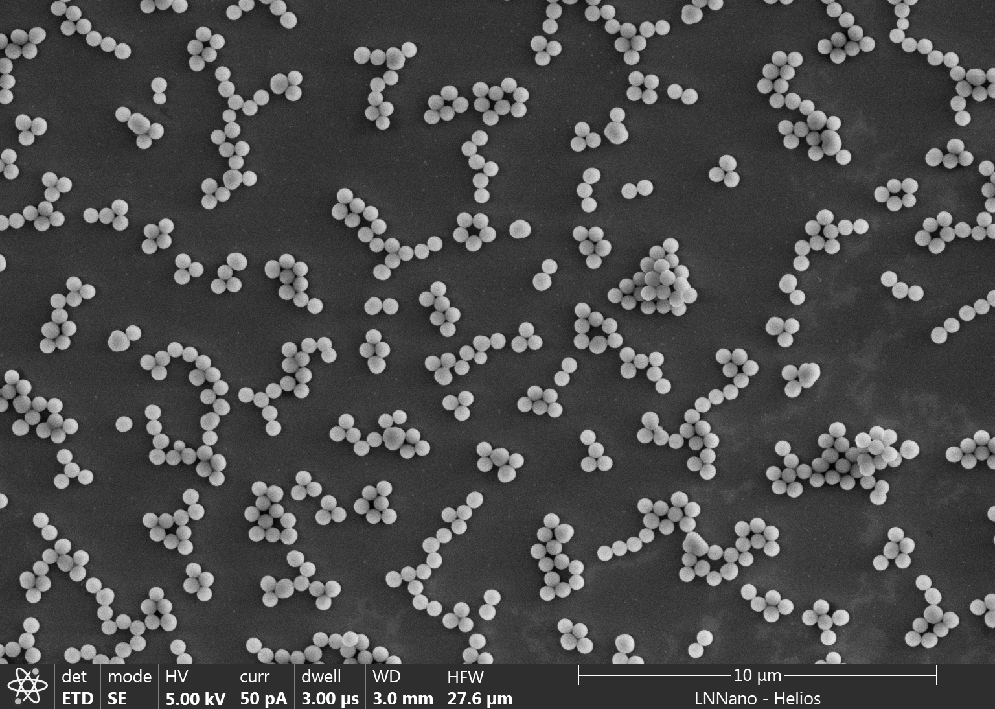
#> input picture Imagem_Filtros/Nano_Sips/images/GC_05.tif, 995 x 709 px, shrunk from 1536 x 1094 before the run, found by its file name
$ jupyter execute MEV-GC_05.ipynb
#> lines starting #> are read from the running program, lines starting #| are printed output that depends on the picture; after the words box and inside, x2 and y2 are one past the last pixel; in counts of white or black regions, pixels touching at a corner belong together; long printed decimals are rounded
# Obtenção de raio de nanopartículas de sílica de imagem de Microscópio Eletrônico de Varredura (MEV)

Nesta prática, vocês analisarão uma imagem de MEV, das nanopartículas de sílica que vocês sintetizaram e obtiveram as imagens no LNNano.

Para isso, utilizaremos a biblioteca OpenCV para Python.

O procedimento consiste no seguinte:
 - Abrir uma das imagens obtidas.
 - Aplicar um filtro para deixá-la em preto e branco.
 - Aplicar um filtro Gaussiano, para diminuir o ruído da imagem.
 - Então, com a função HoughCircles do OpenCV, são buscados círculos na imagem.
 - Por fim o arquivo original, com o filtro Gaussiano e outro com os círculos encontrados são mostrados.
 - **IMPORTANTE:** Para não travar seu Kernel, não feche as imagens no 'x', apenas aperte qualquer tecla do teclado quando a janela da imagem estiver ativa.

A seguir entramos em mais detalhes de cada passo a ser realizado.

## Filtro Gaussiano

Como a imagem tem duas dimensões, devemos aplicar um filtro Gaussiano 2D, que é definido pela seguinte expressão:

Basicamente um produto de duas funções Gaussianas, uma para *x* e uma para *y*. O parâmetro importante para ajustarmos é o desvio padrão, quanto maior o desvio, mais os pixels vizinhos serão misturados. Portanto, como há uma mistura de pixels vizinhos, isso leva a imagem a ficar borrada, como mostrado na figura abaixo:

Isso pode não parecer útil, pois o exemplo é dado com uma imagem nítida. Porém, se aplicarmos em uma imagem com ruído, que é o caso das imagens de microscopia eletrônica, isso passa a fazer mais sentido. Vejam o exemplo abaixo, para notarem como o ruído pode diminuir muito com o filtro Gaussiano:

Agora a imagem fica melhor de ser vista, pois não está mais pontilhada como a original. Para isso que utilizaremos o filtro nas imagens de MEV. Porém, não podemos aplicar um desvio padrão muito grande, pois assim perdemos detalhes e os contornos das nanopartículas não serão detectados. A biblioteca OpenCV, para ser mais eficiente, utiliza o método de gradiente de Hough,

## Encontrando os círculos

Para encontrarmos os círculos, basicamente precisamos tentar fazer um ajuste de círculos em todos os pontos da imagem. A equação de um círculo é a seguinte:

Nesta equação, *a* e *b* são o centro do círculo, *r* é o raio. Então, para cada ponto *(x,y)*, tentamos ajustar um círculo. Parece simples, mas é um processo exaustivo e demanda muitos recursos computacionais. A biblioteca OpenCV utiliza o método de gradiente de Hough, que acelera bastante o processo de detecção de círculos, o que tornou viável a sua aplicação. Para mais detalhes do método, confira este link: https://theailearner.com/tag/hough-gradient-method/

Agora, para aplicarmos este método, temos uma série de parâmetros a serem ajustados:

- dp: este parâmetro determina a resolução a ser utilizada, o utilizado no exemplo abaixo é 2.0, que significa que a metade a resolução original será utilizada. Pode ser contra intuitivo, mas, usar uma resolução menor ajuda na busca, tanto no custo computacional como na qualidade, pois muitos detalhes podem levar a encontrar círculos em locais onde não há círculos.
- minDist: Determina a distância mínima entre os círculos em pixels. Isso ajuda a não encontrar círculos sobrepostos, que também pode levar a encontrar círculos falsos. Porém, isso deve ser ajustado para cada imagem, pois algumas possuem nanopartículas sobrepostas.
- param1: Está relacionado ao algoritmo que detecta os contornos, quanto menor este número contornos mais fracos são encontrados, que leva a mais círculos. Devemos ajustar este parâmetro de acordo com a imagem a ser analisada.
- param2: Relacionado a seleção final dos círculos, novamente, quanto menor mais círculos são detectados, portando, deve ser ajustado para cada imagem.
- minRadius: É o raio mínimo, em pixels, dos círculos a serem detectados. Apenas uma inspeção visual na sua imagem deve lhe fornecer um valor. Notem que, se este valor for muito pequeno, círculos falsos podem ser detectados.
- maxRadius: Raio máximo em pixels. Novamente uma analise da imagem deve lhe dar uma ideia de que valor você está buscando.

Ótimo, portanto, vocês deverão ajustar estes valores para suas imagens, de modo a detectar os círculos que envolvam as suas nanopartículas. Brinquem com esses valores para obter algo que faça sentido. O código abaixo é um exemplo feito para nanopartículas de sílica com raio médio de 322 nm. Neste caso já foram ajustados os valores do desvio padrão do filtro Gaussiano e também os parâmetros da função HoughCircles, onde foram encontrados círculos representativos. Confira o código e então aplique para suas imagens.

[cell 1]
try:
    import cv2 as cv
except ModuleNotFoundError:
    import sys
    !{sys.executable} -m pip install opencv-python
    import cv2 as cv

import numpy as np
import pandas as pd

def main():
    filename = 'GC_05.tif' #Define o nome do arquivo da imagem a ser analisada.
    # Carrega a imagem
    orig = cv.imread(cv.samples.findFile(filename), cv.IMREAD_COLOR) #Salva na variável orig a imagem original.
#> orig is the input picture: shape (709, 995, 3); min 2, max 255, mean 75.1
    src = cv.imread(cv.samples.findFile(filename), cv.IMREAD_COLOR) #Salva a imagem que será manipulada na variável
                                                                    #src, assim temos a original e a manipulada
                                                                    #separadamente.

    gray = cv.cvtColor(src, cv.COLOR_BGR2GRAY) #Transforma a imagem em preto e branco.

    gray = cv.medianBlur(gray, 5) #Aplica o filtro Gaussiano, neste caso com um desvio padrão de 9 pixels.

    circles = cv.HoughCircles(gray,                       #Chama a função HoughCircles, na imagem filtrada.
                              method=cv.HOUGH_GRADIENT,   #Define o método Hough Gradient para buscar os círculos.
                              dp=2.2,                     #Utiliza metade da resolução para encontrar os círculos.
                              minDist=8,                 #Define uma distância mínima de 30 pixels entre os centros dos círculos.
                              param1=80,                 #Define o parâmetro a ser passado para o algoritmo de encontrar contornos.
                              param2=40,                  #Define o parâmetro para a definição final dos círculos.
                              minRadius=8,               #Define o raio mínimo dos círculos.
                              maxRadius=15)               #Define o raio máximo dos círculos.
#> circles = 85 rows, first 8: [375.1, 502.7, 13.72], [819.5, 141.9, 13.72], [548.9, 397.1, 8.88], [727.1, 163.9, 8.88], [808.5, 372.9, 11.3], [161.7, 238.7, 8.88], [460.9, 610.5, 8.88], [280.5, 84.7, 11.08]

    circle_inf = np.transpose(circles[0]) #Calcula a transposta das informações dos círculos, para
                                          #calcularmos a média e desvio padrão.

    df = pd.DataFrame(circle_inf[2], columns = ['Raios']) #Converte os raios para um dataframe.
#> df = table of 85 rows and 1 columns
    ax = df.plot.hist(bins=5, alpha=0.5) #Armazena no eixo ax o histograma de raios.
    ax.set_xlabel("Raio") #Define o rótulo do eixo-x.
    ax.set_ylabel("Contagem") #Define o rótulo do eixo-y.

    if circles is not None: #Caso círculos tenham sido encontrados, executa o código a seguir:
        print('O raio médio é de', np.average(circle_inf[2]), 'pixels') #Calcula e exibe o raio médio dos círculos.
#| O raio médio é de 9.706 pixels
        print('O desvio padrão do raio médio é de', np.std(circle_inf[2]), 'pixels') #Calcula e exibe o desvio
#| O desvio padrão do raio médio é de 1.559 pixels
                                                                                 #padrão dos raios dos círculos.
        circles = np.uint16(np.around(circles)) #Arredonda as informações dos círculos para inteiros e
#> circles = 85 rows, first 8: [375, 503, 14], [820, 142, 14], [549, 397, 9], [727, 164, 9], [808, 373, 11], [162, 239, 9], [461, 610, 9], [280, 85, 11]
                                                #transforma em uma variável inteira de 16 bits. Isso é
                                                #necessário, pois não existem valores não inteiros de pixels.
        for i in circles[0, :]: #Realiza um loop para todos os círculos encontrados.
            center = (i[0], i[1])  #Define o centro do círculo na variável center
            cv.circle(src, center, 1, (0, 100, 100), 2) #Aplica a variável center no cv.circle, para que
                                                        #o centro do círculo seja desenhado, o raio é definido
                                                        #como 1, para mostrar apenas um ponto no centro.
                                                        #A cor é definida na escala RGB, pelo vetor (0, 100, 100)
                                                        #A largura da linha é definida pelo último parâmetro
                                                        #neste caso 3 pixels.
            radius = i[2] #Define o raio do círculo na variável radius.
            cv.circle(src, center, radius, (255, 0, 255), 1) #Agora sim aplica-se o raio e o centro para desenhar
#> this loop made 85 passes
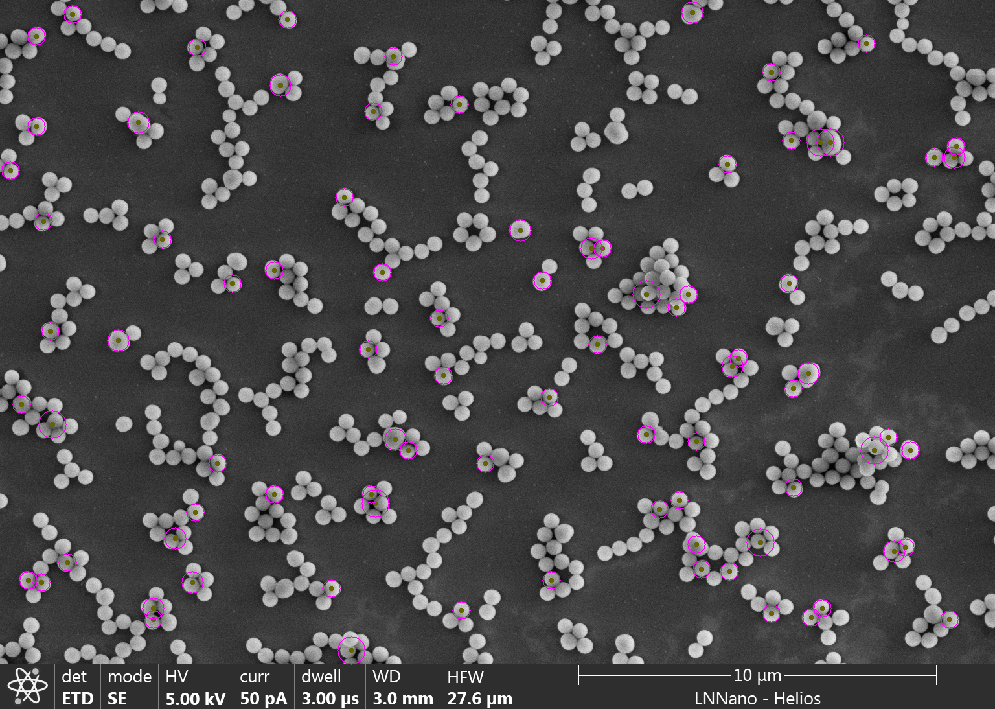
#> src: shape (709, 995, 3); 0.88% of pixels changed, all inside (x1, y1, x2, y2) = (1, 1, 966, 665)
                                                             #o círculo encontrado. A cor e largura da linha são
                                                             #definidas da mesma maneira que a explicada para o centro.

    cv.imshow("Original", orig) #Mostra a imagem original
    cv.imshow("Processed", gray) #Mostra a imagem com o filtro Gaussiano aplicado
    cv.imshow("detected circles", src) #Mostra a imagem com os círculos detectados.
    cv.waitKey(0) #Espera que uma tecla seja pressionada.
    cv.destroyAllWindows() #Fecha as janelas após pressionar qualquer tecla.


    return 0
if __name__ == "__main__":
    main()
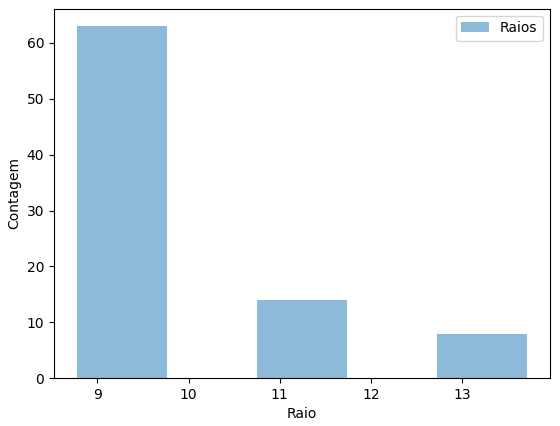
#> figure drawn by matplotlib, 1 panel; tallest bar 63 high, from x = 8.77 to 9.76

$ run again, with Imagem_Filtros/Nano_Sips/images/GC_01.tif copied over Imagem_Filtros/Nano_Sips/images/GC_05.tif
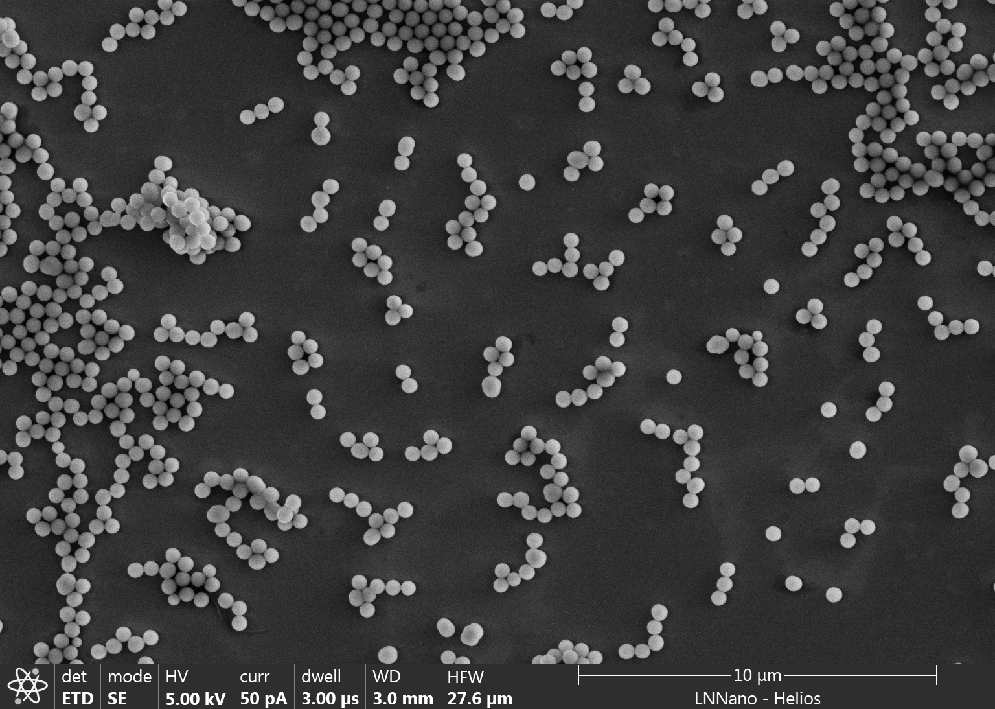
#> input picture Imagem_Filtros/Nano_Sips/images/GC_01.tif, 995 x 709 px, shrunk from 1536 x 1094 before the run, found by its file name
#> in main, orig is the input picture: shape (709, 995, 3); min 0, max 255, mean 63
#> in main, `circles = cv.HoughCircles(gray,`: circles = 89 rows, first 8: [894.3, 117.7, 13.72], [962.5, 157.3, 13.72], [181.5, 232.1, 13.72], [221.1, 223.3, 11.3], [199.1, 579.7, 13.72], [863.5, 16.5, 13.72], [256.3, 559.9, 8.88], [526.9, 456.5, 8.88]
#> df = table of 89 rows and 1 columns
#| O raio médio é de 10.173 pixels
#| O desvio padrão do raio médio é de 1.858 pixels
#> in main, `circles = np.uint16(np.around(circles))`: circles = 89 rows, first 8: [894, 118, 14], [962, 157, 14], [182, 232, 14], [221, 223, 11], [199, 580, 14], [864, 16, 14], [256, 560, 9], [527, 456, 9]
#> the loop in main, `for i in circles[0, :]:` made 89 passes
#> after the loop in main, `for i in circles[0, :]:`:
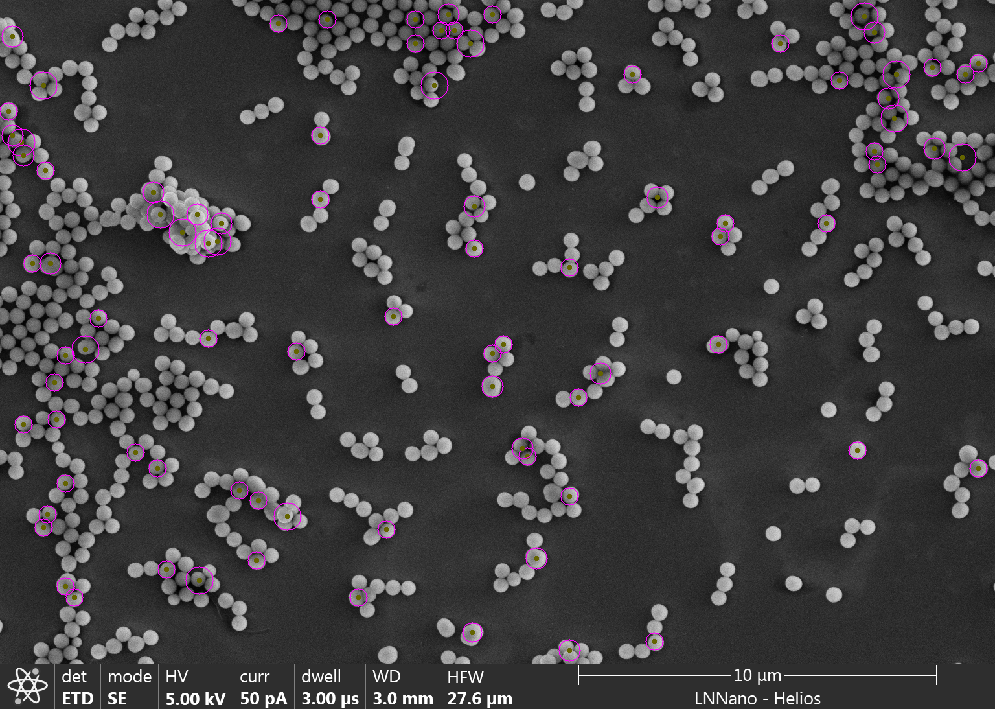
#> src: shape (709, 995, 3); 0.95% of pixels changed, all inside (x1, y1, x2, y2) = (0, 2, 988, 662)
#> `[cell 1] try: import cv2 as cv except ModuleNotFoundError: import sys ..`:
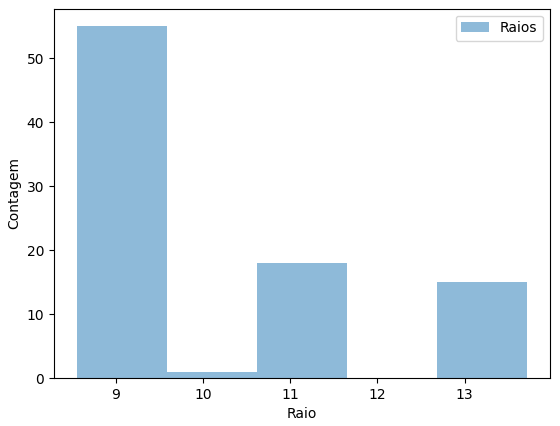
#> figure drawn by matplotlib, 1 panel; tallest bar 55 high, from x = 8.55 to 9.58

$ run again, with Imagem_Filtros/Nano_Sips/images/GC_02.tif copied over Imagem_Filtros/Nano_Sips/images/GC_05.tif
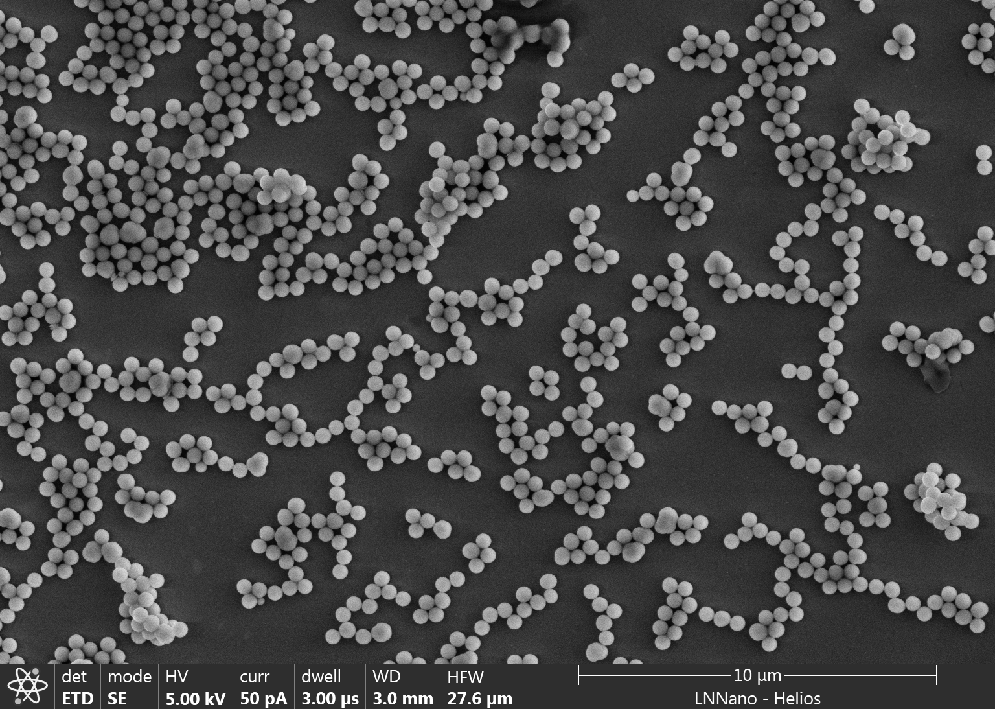
#> input picture Imagem_Filtros/Nano_Sips/images/GC_02.tif, 995 x 709 px, shrunk from 1536 x 1094 before the run, found by its file name
#> in main, orig is the input picture: shape (709, 995, 3); min 1, max 255, mean 75
#> in main, `circles = cv.HoughCircles(gray,`: circles = 161 rows, first 8: [718.3, 267.3, 13.72], [133.1, 234.3, 13.72], [71.5, 379.5, 13.72], [199.1, 456.5, 13.72], [837.1, 412.5, 13.72], [658.9, 403.7, 11.3], [29.7, 141.9, 13.72], [441.1, 212.3, 13.72]
#> df = table of 161 rows and 1 columns
#| O raio médio é de 10.457 pixels
#| O desvio padrão do raio médio é de 1.915 pixels
#> in main, `circles = np.uint16(np.around(circles))`: circles = 161 rows, first 8: [718, 267, 14], [133, 234, 14], [72, 380, 14], [199, 456, 14], [837, 412, 14], [659, 404, 11], [30, 142, 14], [441, 212, 14]
#> the loop in main, `for i in circles[0, :]:` made 161 passes
#> after the loop in main, `for i in circles[0, :]:`:
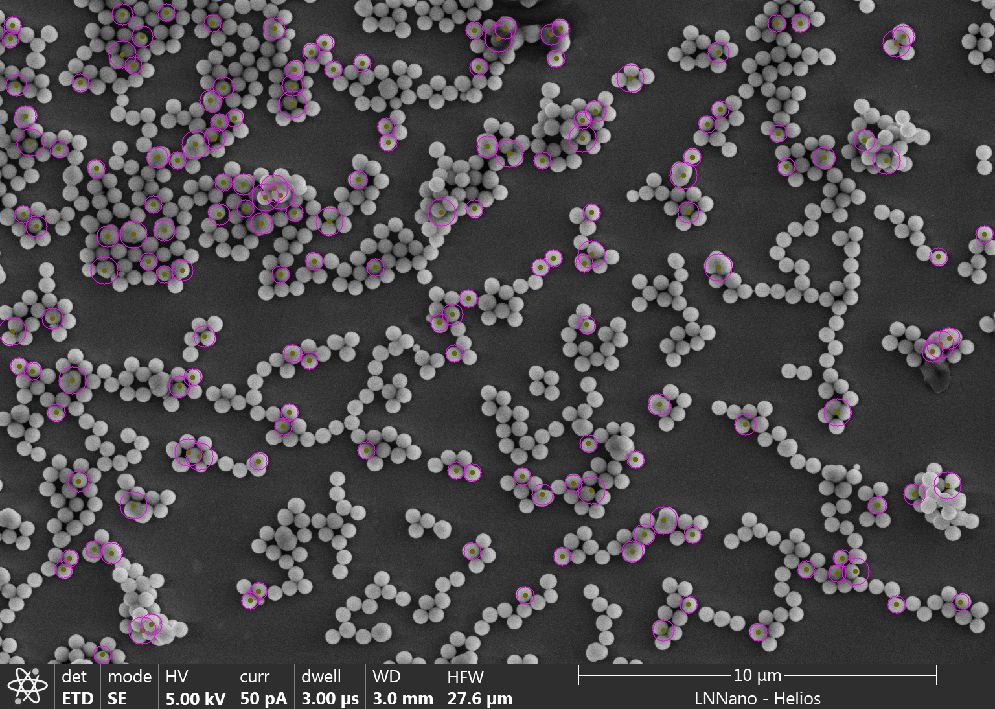
#> src: shape (709, 995, 3); 1.75% of pixels changed, all inside (x1, y1, x2, y2) = (0, 3, 994, 664)
#> `[cell 1] try: import cv2 as cv except ModuleNotFoundError: import sys ..`:
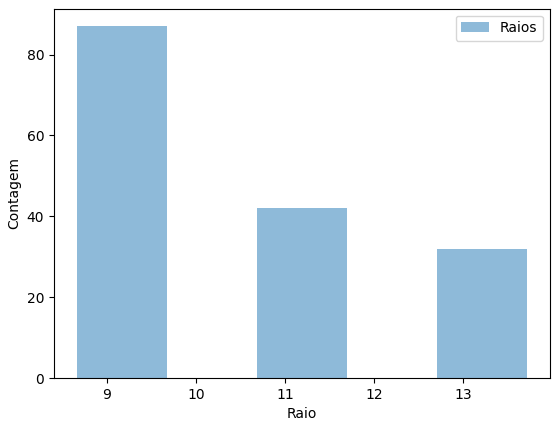
#> figure drawn by matplotlib, 1 panel; tallest bar 87 high, from x = 8.66 to 9.67
